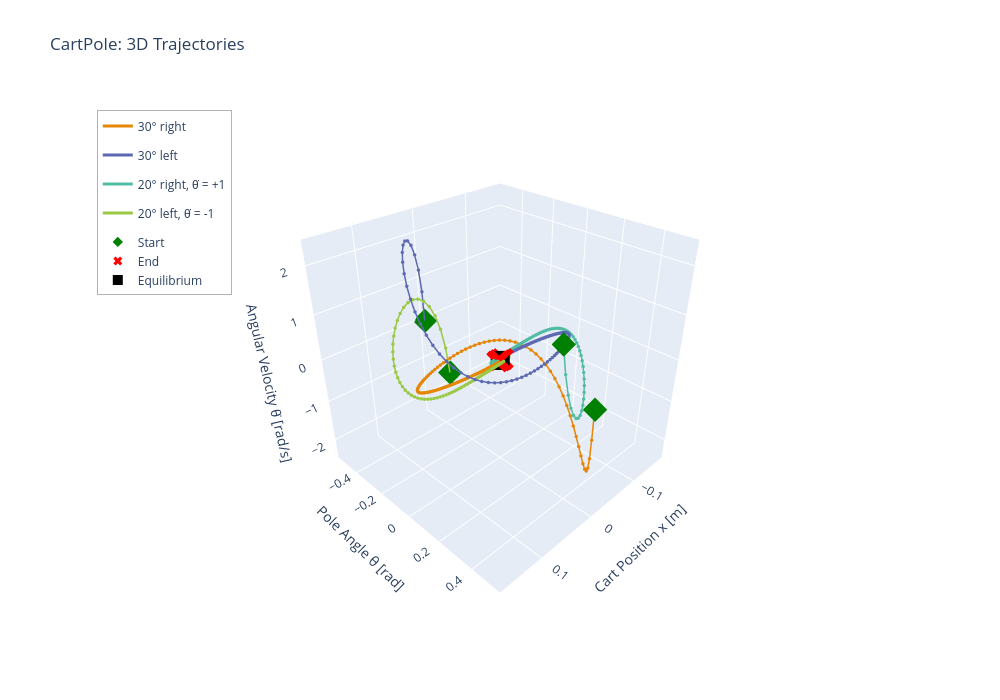

This figure's notebook cell:
### Code cell
# 3D trajectory plot
discrete_system.plot_trajectory_3d(
        all_trajs,
        state_indices=(0, 1, 3),
        state_names=(
            "Cart Position x [m]",
            "Pole Angle θ [rad]",
            "Angular Velocity θ̇ [rad/s]",
        ),
        trajectory_names=trajectory_names,
        title="CartPole: 3D Trajectories",
        colorway="Vivid",
        show=False,
    )

### Figure 1 — Plotly figure (JSON) as saved in the notebook; plotly's stock layout.template omitted (floating-point values rounded to 4 significant figures; data arrays with more than 128 entries replaced by an {"elided": "..."} marker saying what was removed)
{"data": [{"hovertemplate": "<b>30° right</b><br>Cart Position x [m]: %{x:.4f}<br>Pole Angle θ [rad]: %{y:.4f}<br>Angular Velocity θ̇ [rad/s]: %{z:.4f}<br>Time: %{text:.3f}s<extra></extra>", "legendgroup": "traj_0", "line": {"color": "rgb(229, 134, 6)", "width": 3}, "marker": {"color": "rgb(229, 134, 6)", "size": 2}, "mode": "lines+markers", "name": "30° right", "text": {"elided": "201 float values"}, "type": "scatter3d", "x": {"elided": "201 float values"}, "y": {"elided": "201 float values"}, "z": {"elided": "201 float values"}}, {"hovertemplate": "<b>30° left</b><br>Cart Position x [m]: %{x:.4f}<br>Pole Angle θ [rad]: %{y:.4f}<br>Angular Velocity θ̇ [rad/s]: %{z:.4f}<br>Time: %{text:.3f}s<extra></extra>", "legendgroup": "traj_1", "line": {"color": "rgb(93, 105, 177)", "width": 3}, "marker": {"color": "rgb(93, 105, 177)", "size": 2}, "mode": "lines+markers", "name": "30° left", "text": {"elided": "201 float values"}, "type": "scatter3d", "x": {"elided": "201 float values"}, "y": {"elided": "201 float values"}, "z": {"elided": "201 float values"}}, {"hovertemplate": "<b>20° right, θ̇ = +1</b><br>Cart Position x [m]: %{x:.4f}<br>Pole Angle θ [rad]: %{y:.4f}<br>Angular Velocity θ̇ [rad/s]: %{z:.4f}<br>Time: %{text:.3f}s<extra></extra>", "legendgroup": "traj_2", "line": {"color": "rgb(82, 188, 163)", "width": 3}, "marker": {"color": "rgb(82, 188, 163)", "size": 2}, "mode": "lines+markers", "name": "20° right, θ̇ = +1", "text": {"elided": "201 float values"}, "type": "scatter3d", "x": {"elided": "201 float values"}, "y": {"elided": "201 float values"}, "z": {"elided": "201 float values"}}, {"hovertemplate": "<b>20° left, θ̇ = -1</b><br>Cart Position x [m]: %{x:.4f}<br>Pole Angle θ [rad]: %{y:.4f}<br>Angular Velocity θ̇ [rad/s]: %{z:.4f}<br>Time: %{text:.3f}s<extra></extra>", "legendgroup": "traj_3", "line": {"color": "rgb(153, 201, 69)", "width": 3}, "marker": {"color": "rgb(153, 201, 69)", "size": 2}, "mode": "lines+markers", "name": "20° left, θ̇ = -1", "text": {"elided": "201 float values"}, "type": "scatter3d", "x": {"elided": "201 float values"}, "y": {"elided": "201 float values"}, "z": {"elided": "201 float values"}}, {"hovertemplate": "<b>Start</b><extra></extra>", "legendgroup": "markers", "marker": {"color": "green", "size": 8, "symbol": "diamond"}, "mode": "markers", "name": "Start", "showlegend": true, "type": "scatter3d", "x": [0], "y": [0.5236], "z": [0]}, {"hovertemplate": "<b>Start</b><extra></extra>", "legendgroup": "markers", "marker": {"color": "green", "size": 8, "symbol": "diamond"}, "mode": "markers", "showlegend": false, "type": "scatter3d", "x": [0], "y": [-0.5236], "z": [0]}, {"hovertemplate": "<b>Start</b><extra></extra>", "legendgroup": "markers", "marker": {"color": "green", "size": 8, "symbol": "diamond"}, "mode": "markers", "showlegend": false, "type": "scatter3d", "x": [0], "y": [0.3491], "z": [1]}, {"hovertemplate": "<b>Start</b><extra></extra>", "legendgroup": "markers", "marker": {"color": "green", "size": 8, "symbol": "diamond"}, "mode": "markers", "showlegend": false, "type": "scatter3d", "x": [0], "y": [-0.3491], "z": [-1]}, {"hovertemplate": "<b>End</b><extra></extra>", "legendgroup": "markers", "marker": {"color": "red", "size": 8, "symbol": "x"}, "mode": "markers", "name": "End", "showlegend": true, "type": "scatter3d", "x": [-0.005135], "y": [0.0005534], "z": [-0.002788]}, {"hovertemplate": "<b>End</b><extra></extra>", "legendgroup": "markers", "marker": {"color": "red", "size": 8, "symbol": "x"}, "mode": "markers", "showlegend": false, "type": "scatter3d", "x": [0.005135], "y": [-0.0005534], "z": [0.002788]}, {"hovertemplate": "<b>End</b><extra></extra>", "legendgroup": "markers", "marker": {"color": "red", "size": 8, "symbol": "x"}, "mode": "markers", "showlegend": false, "type": "scatter3d", "x": [-1.977e-06], "y": [0.0006215], "z": [-0.0009199]}, {"hovertemplate": "<b>End</b><extra></extra>", "legendgroup": "markers", "marker": {"color": "red", "size": 8, "symbol": "x"}, "mode": "markers", "showlegend": false, "type": "scatter3d", "x": [1.977e-06], "y": [-0.0006215], "z": [0.0009199]}, {"hovertemplate": "<b>Equilibrium</b><extra></extra>", "legendgroup": "markers", "marker": {"color": "black", "size": 10, "symbol": "square"}, "mode": "markers", "name": "Equilibrium", "type": "scatter3d", "x": [0], "y": [0], "z": [0]}], "layout": {"height": 700, "hovermode": "closest", "legend": {"bgcolor": "rgba(255, 255, 255, 0.8)", "bordercolor": "rgba(0, 0, 0, 0.3)", "borderwidth": 1, "x": 0.02, "xanchor": "left", "y": 0.98, "yanchor": "top"}, "scene": {"camera": {"eye": {"x": 1.5, "y": 1.5, "z": 1.3}}, "xaxis": {"title": {"text": "Cart Position x [m]"}}, "yaxis": {"title": {"text": "Pole Angle θ [rad]"}}, "zaxis": {"title": {"text": "Angular Velocity θ̇ [rad/s]"}}}, "title": {"text": "CartPole: 3D Trajectories"}, "width": 1000}}
